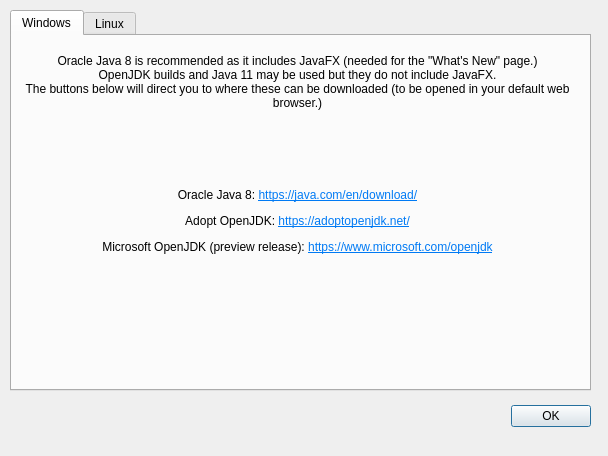
<?xml version="1.0" encoding="UTF-8"?>
<ui version="4.0">
 <class>JavaDialog</class>
 <widget class="QDialog" name="JavaDialog">
  <property name="geometry">
   <rect>
    <x>0</x>
    <y>0</y>
    <width>608</width>
    <height>456</height>
   </rect>
  </property>
  <property name="windowTitle">
   <string>Get Java</string>
  </property>
  <property name="modal">
   <bool>true</bool>
  </property>
  <widget class="QDialogButtonBox" name="buttonBox">
   <property name="geometry">
    <rect>
     <x>250</x>
     <y>400</y>
     <width>341</width>
     <height>32</height>
    </rect>
   </property>
   <property name="orientation">
    <enum>Qt::Horizontal</enum>
   </property>
   <property name="standardButtons">
    <set>QDialogButtonBox::Ok</set>
   </property>
  </widget>
  <widget class="QTabWidget" name="tabWidget">
   <property name="geometry">
    <rect>
     <x>10</x>
     <y>10</y>
     <width>581</width>
     <height>381</height>
    </rect>
   </property>
   <property name="currentIndex">
    <number>0</number>
   </property>
   <widget class="QWidget" name="windowsTab">
    <attribute name="title">
     <string>Windows</string>
    </attribute>
    <widget class="QLabel" name="windowsHeader">
     <property name="geometry">
      <rect>
       <x>10</x>
       <y>10</y>
       <width>551</width>
       <height>71</height>
      </rect>
     </property>
     <property name="text">
      <string>Oracle Java 8 is recommended as it includes JavaFX (needed for the &quot;What's New&quot; page.)
OpenJDK builds and Java 11 may be used but they do not include JavaFX.
The buttons below will direct you to where these can be downloaded (to be opened in your default web browser.)</string>
     </property>
     <property name="alignment">
      <set>Qt::AlignCenter</set>
     </property>
     <property name="wordWrap">
      <bool>true</bool>
     </property>
    </widget>
    <widget class="QLabel" name="javaLinks">
     <property name="geometry">
      <rect>
       <x>30</x>
       <y>120</y>
       <width>511</width>
       <height>131</height>
      </rect>
     </property>
     <property name="text">
      <string>&lt;html&gt;&lt;head/&gt;&lt;body&gt;&lt;p&gt;Oracle Java 8: &lt;a href=&quot;https://java.com/en/download/&quot;&gt;&lt;span style=&quot; text-decoration: underline; color:#007af4;&quot;&gt;https://java.com/en/download/&lt;/span&gt;&lt;/a&gt;&lt;/p&gt;&lt;p&gt;Adopt OpenJDK: &lt;a href=&quot;https://adoptopenjdk.net/&quot;&gt;&lt;span style=&quot; text-decoration: underline; color:#007af4;&quot;&gt;https://adoptopenjdk.net/&lt;/span&gt;&lt;/a&gt;&lt;/p&gt;&lt;p&gt;Microsoft OpenJDK (preview release): &lt;a href=&quot;https://www.microsoft.com/openjdk&quot;&gt;&lt;span style=&quot; text-decoration: underline; color:#007af4;&quot;&gt;https://www.microsoft.com/openjdk&lt;/span&gt;&lt;/a&gt;&lt;/p&gt;&lt;/body&gt;&lt;/html&gt;</string>
     </property>
     <property name="alignment">
      <set>Qt::AlignCenter</set>
     </property>
    </widget>
   </widget>
   <widget class="QWidget" name="linuxTab">
    <attribute name="title">
     <string>Linux</string>
    </attribute>
    <widget class="QLabel" name="linuxHeader">
     <property name="geometry">
      <rect>
       <x>10</x>
       <y>10</y>
       <width>551</width>
       <height>71</height>
      </rect>
     </property>
     <property name="text">
      <string>On Linux, it is recommended to use your distribution's package manager to install Java.
Links on the Windows tabs do include Linux builds if there are issues with the package manager.</string>
     </property>
     <property name="alignment">
      <set>Qt::AlignCenter</set>
     </property>
     <property name="wordWrap">
      <bool>true</bool>
     </property>
    </widget>
    <widget class="QLabel" name="archLabel">
     <property name="geometry">
      <rect>
       <x>40</x>
       <y>110</y>
       <width>491</width>
       <height>20</height>
      </rect>
     </property>
     <property name="text">
      <string>Arch Linux</string>
     </property>
     <property name="alignment">
      <set>Qt::AlignCenter</set>
     </property>
    </widget>
    <widget class="QLineEdit" name="archCmd">
     <property name="geometry">
      <rect>
       <x>40</x>
       <y>150</y>
       <width>311</width>
       <height>22</height>
      </rect>
     </property>
     <property name="text">
      <string>sudo pacman -S jre8-openjdk java8-openjfx</string>
     </property>
     <property name="readOnly">
      <bool>true</bool>
     </property>
    </widget>
    <widget class="QPushButton" name="archButton">
     <property name="geometry">
      <rect>
       <x>379</x>
       <y>150</y>
       <width>141</width>
       <height>22</height>
      </rect>
     </property>
     <property name="text">
      <string>Copy to Clipboard</string>
     </property>
    </widget>
   </widget>
  </widget>
 </widget>
 <resources/>
 <connections>
  <connection>
   <sender>buttonBox</sender>
   <signal>accepted()</signal>
   <receiver>JavaDialog</receiver>
   <slot>accept()</slot>
   <hints>
    <hint type="sourcelabel">
     <x>248</x>
     <y>254</y>
    </hint>
    <hint type="destinationlabel">
     <x>157</x>
     <y>274</y>
    </hint>
   </hints>
  </connection>
  <connection>
   <sender>buttonBox</sender>
   <signal>rejected()</signal>
   <receiver>JavaDialog</receiver>
   <slot>reject()</slot>
   <hints>
    <hint type="sourcelabel">
     <x>316</x>
     <y>260</y>
    </hint>
    <hint type="destinationlabel">
     <x>286</x>
     <y>274</y>
    </hint>
   </hints>
  </connection>
 </connections>
</ui>
